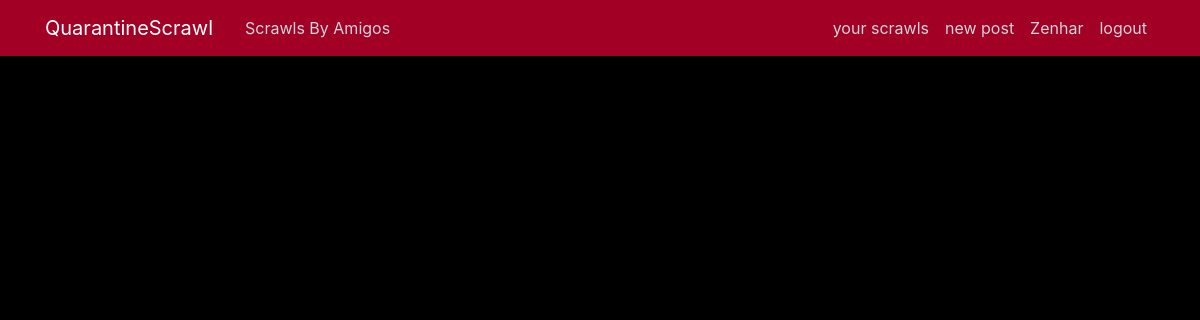
The page /homewithamigos/ (signed in) on the database as committed earlier.
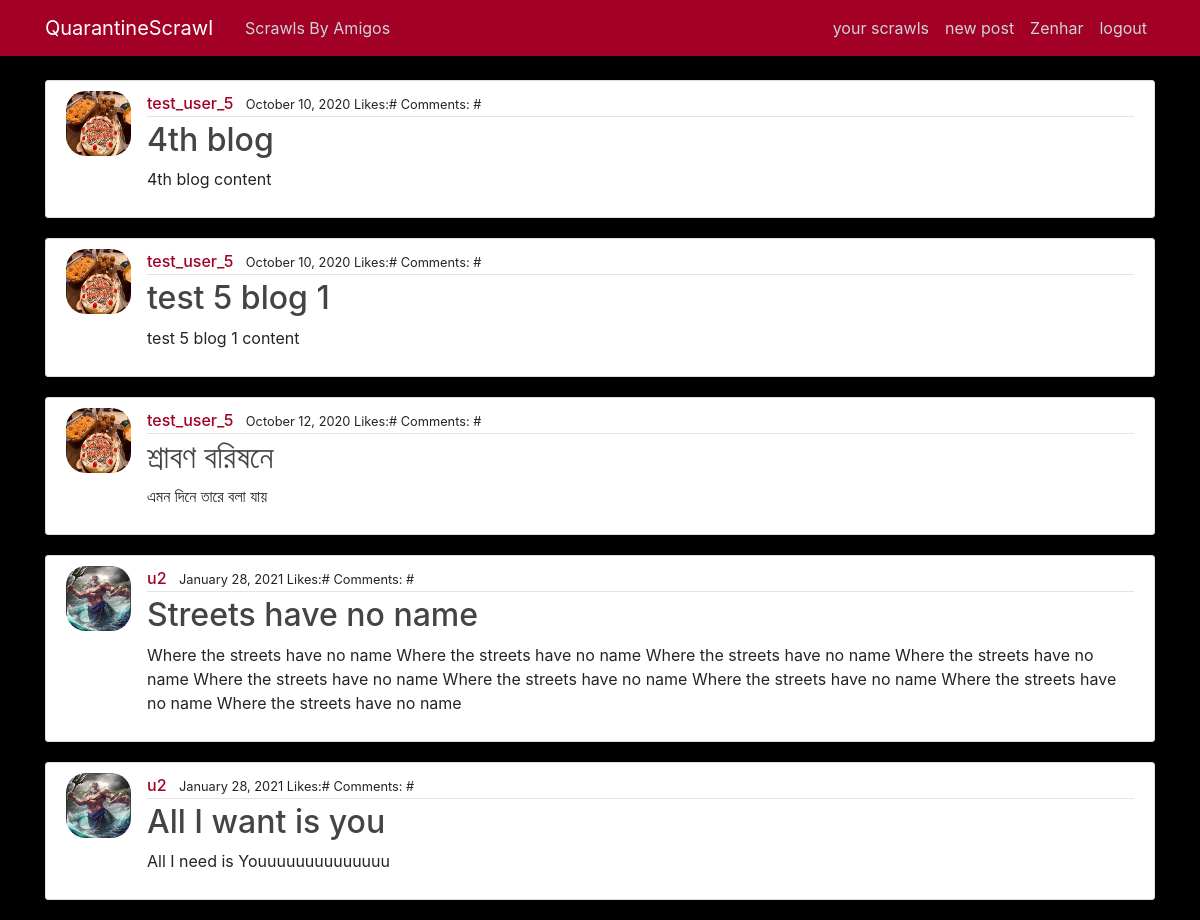
The same page on the database as committed later.
### blog/models.py (models this page shows, shortened)
class Post(models.Model):
    title = models.CharField(max_length=100)
    content = models.TextField()
    date = models.DateTimeField(default=timezone.now)
    author = models.ForeignKey(User, on_delete=models.CASCADE)
    liked = models.ManyToManyField(
        User, related_name="unliked", default=None, blank=True
    )
    commented = models.ManyToManyField(
        User, related_name="uncommented", default=None, blank=True
    )

### users/models.py (models this page shows, shortened)
class Profile(models.Model):
    user = models.OneToOneField(User, on_delete=models.CASCADE)
    image = models.ImageField(default="poseidon.jpg", upload_to="profile_pics")
    follow = models.ManyToManyField(User, related_name="followers", blank=True)
    follower = models.ManyToManyField(User, related_name="follows", blank=True)

### blog/views.py (the view)
# urls.py: path("homewithamigos/", AmigosPostListView.as_view(), name="amigos-home"),
class AmigosPostListView(LoginRequiredMixin, ListView):
    template_name = "blog/followspost.html"
    context_object_name = "all_posts"
    def get_queryset(self):
        loggedInUser = Profile.objects.get(user=self.request.user)
        axedUser = Post.objects.exclude(author=loggedInUser.user)
        return axedUser.filter(author__in=loggedInUser.follow.all())

### blog/templates/blog/followspost.html (shortened to what this page needs)
{% extends "blog/base.html" %}
{% block content %}
    {% for post in all_posts %}
        <article class="media content-section">
          <img class="rounded-cirle article-img" src="{{post.author.profile.image.url}}" alt="">
          <div class="media-body">
            <div class="article-metadata">
              <a class="mr-2 home-post-author" href="{% url 'user-posts' post.author.username  %}">{{ post.author }}</a>
              <small>{{ post.date|date:"F d, Y" }}  Likes:#  Comments: #</small>
            </div>
            <h2><a class="article-title" href="{% url 'post-detail' post.id %}">{{ post.title }}</a></h2>
            <p class="article-content">{{ post.content }}</p>
          </div>
        </article>
    {% endfor %}
{% endblock content %}

### blog/templates/blog/base.html (shortened to what this page needs)
{% load static %}
<!DOCTYPE html>
<html>
<head>
    <link rel="stylesheet" href="https://maxcdn.bootstrapcdn.com/bootstrap/4.0.0/css/bootstrap.min.css">
    <link rel="stylesheet" type="text/css" href="{% static 'blog/blog-css/main.css' %}">
    <link rel="stylesheet" type="text/css" href="{% static 'users/profile.css' %}">
</head>
<body>
    <header class="site-header">
      <nav class="navbar navbar-expand-md navbar-dark navbar-bg-steel fixed-top">
        <div class="container">
          <a class="navbar-brand mr-4" href="{% url 'home' %}">QuarantineScrawl</a>
          <div class="collapse navbar-collapse" id="navbarToggle">
            <div class="navbar-nav mr-auto">
              <a class="nav-item nav-link" href="{% url 'amigos-home' %}">Scrawls By Amigos</a>
            </div>
            <div class="navbar-nav">
              {% if user.is_authenticated %}
              <a class="nav-item nav-link" href="{% url 'user-posts' user.username  %}"> your scrawls</a>
              <a class="nav-item nav-link" href="{% url 'post-create' %}"> new post</a>
              <a class="nav-item nav-link" href="{% url 'profile' %}">{{user.username}}</a>
              <a class="nav-item nav-link" href="{% url 'logout' %}">logout</a>
              {% else %}
              <a class="nav-item nav-link" href="{% url 'login' %}">Login</a>
              <a class="nav-item nav-link" href="{% url 'register' %}">Register</a>
              {% endif %}
            </div>
          </div>
        </div>
      </nav>
    </header>
    <main role="main" class="container">
          {% block content %}{% endblock %}
    </main>
</body>
</html>

### blog/static/blog/blog-css/main.css (style rules this page uses)
body { background-color: black; margin-top: 5rem; }
.navbar-bg-steel { background-color: #a20025; }
.site-header .navbar-nav .nav-link { color: #cbd5db; font-weight: 400; }
.content-section { background: #ffffff; padding: 10px 20px; border: 1px solid #dddddd; border-radius: 3px; margin-bottom: 20px; }
.article-title { color: #444444; }
.article-content { white-space: pre-line; }
.article-img { height: 65px; width: 65px; margin-right: 16px; border-radius: 20px; }
.article-metadata { padding-bottom: 1px; margin-bottom: 4px; border-bottom: 1px solid #e3e3e3; }
.home-post-author { color: #a20025; font-weight: 500; }

Rows that differ between the two databases and show on the page:
now on this page (row unchanged): Post: author.profile.image (picture), author "test_user_5", date "October 10, 2020", title "4th blog", content "4th blog content"
now on this page (row unchanged): Post: author.profile.image (picture), author "test_user_5", date "October 10, 2020", title "test 5 blog 1", content "test 5 blog 1 content"
now on this page (row unchanged): Post: author.profile.image (picture), author "test_user_5", date "October 12, 2020", title "শ্রাবণ বরিষনে", content "এমন দিনে তারে বলা যায়"
added Post: author.profile.image (picture), author "u2", date "January 28, 2021", title "Streets have no name", content "Where the streets have no name Where the streets have no name Where the streets have no name Where the streets have no name Where the streets have no name Where the streets have no name Where the streets have no name Where the streets have no name Where the streets have no name"
added Post: author.profile.image (picture), author "u2", date "January 28, 2021", title "All I want is you", content "All I need is Youuuuuuuuuuuuuu"
